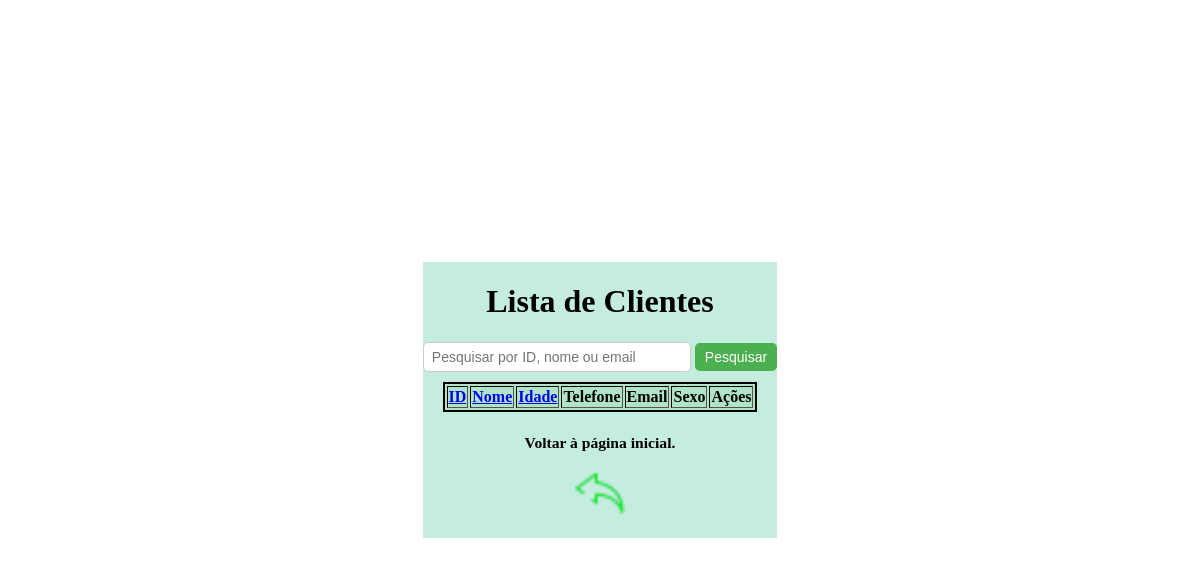
The page /gerenciar-clientes on the database as committed earlier.
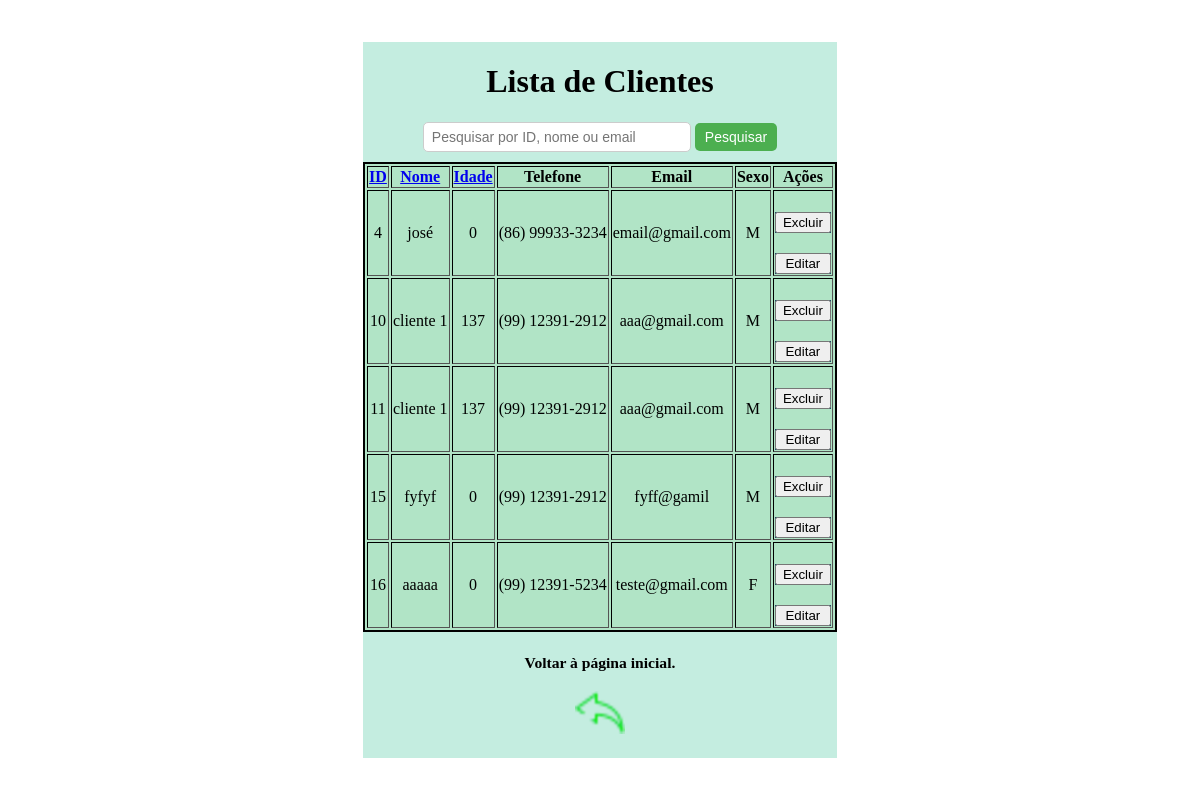
The same page on the database as committed later.
### tables this page shows
CREATE TABLE clientes (
                id INTEGER PRIMARY KEY AUTOINCREMENT, 
                nome TEXT NOT NULL, 
                idade INTEGER NOT NULL,
                telefone TEXT,
                email TEXT,
                sexo TEXT CHECK (sexo IN ('M', 'F'))
        );

### app/controllers.py (the view)
    @app.route("/gerenciar-clientes")
    def gerenciar_clientes():
        return views.gerenciar_clientes()

### app/models.py (called while the page is built)
def conectar():
    conexao = sqlite3.connect("cadastro_clientes.db")
    return conexao

def buscar_clientes_ordenado(campo='id', busca='', ordem=True):
    conexao = conectar()
    conexao.row_factory = sqlite3.Row
    cursor = conexao.cursor()
    direcao = 'ASC' if ordem else 'DESC'
    campos_validos = ['id', 'nome', 'idade', 'sexo', 'email']
    if campo not in campos_validos:
        campo = 'id'
    query = f"""
        SELECT * FROM clientes
        WHERE id LIKE ? OR nome LIKE ? OR email LIKE ?
        ORDER BY {campo} {direcao}
    """
    cursor.execute(query, (f'%{busca}%', f'%{busca}%', f'%{busca}%'))
    clientes = cursor.fetchall()
    cursor.close()
    conexao.close()
    return clientes

### app/views.py (called while the page is built)
def gerenciar_clientes():
    try:
        campo = request.args.get("campo", "id")
        ordem = request.args.get("ordem", "asc") == "asc"
        busca = request.args.get("pesquisa", "")
        clientes = models.buscar_clientes_ordenado(campo=campo,busca=busca, ordem=ordem)
        return render_template('gerenciar_cliente.html', clientes=clientes, campo=campo, ordem=ordem, busca=busca)
    except Exception as e:
        return f"Erro ao buscar clientes: {str(e)}", 500

### app/templates/gerenciar_cliente.html (shortened to what this page needs)
<!DOCTYPE html>
<html lang="pt-br">
<head>
    <link rel="stylesheet" href="{{ url_for('static', filename='style.css') }}">
</head>
<body>
    <div class="container01">
        <h1 class="h101">Lista de Clientes</h1>
        <form action="{{ url_for('gerenciar_clientes')}}" method="GET" class="search-bar">
            <input type="text" name="pesquisa" placeholder="Pesquisar por ID, nome ou email" value="{{ request.args.get('pesquisa', '') }}">
            <button type="submit">Pesquisar</button>
        </form>
        <table border="1">
            <thead>
                <tr>
                    <th>
                        <a href="{{ url_for('gerenciar_clientes', campo='id', ordem='desc' if campo == 'id' and ordem == 'asc' else 'asc', pesquisa=request.args.get('pesquisa', '')) }}">
                            ID
                        </a>
                    </th>
                    <th>
                        <a href="{{ url_for('gerenciar_clientes', campo='nome', ordem='desc' if campo == 'nome' and ordem == 'asc' else 'asc', pesquisa=request.args.get('pesquisa', '')) }}">
                            Nome
                        </a>
                    </th>
                    <th>
                        <a href="{{ url_for('gerenciar_clientes', campo='idade', ordem='desc' if campo == 'idade' and ordem == 'asc' else 'asc', pesquisa=request.args.get('pesquisa', '')) }}">
                            Idade
                        </a>
                    </th>
                    <th>Telefone</th>
                    <th>Email</th>
                    <th>Sexo</th>
                    <th>Ações</th>
                </tr>
            </thead>
            <tbody>
                {% for cliente in clientes %}
                <tr>
                    <td>{{ cliente.id }}</td>
                    <td>{{ cliente.nome }}</td>
                    <td>{{ cliente.idade }}</td>
                    <td>{{ cliente.telefone }}</td>
                    <td>{{ cliente.email }}</td>
                    <td>{{ cliente.sexo }}</td>
                    <td>
                        <form class="form01" action="{{ url_for('deletar_cliente', id=cliente.id) }}" method="post" onsubmit="return confirm('Tem certeza que deseja excluir este cliente?');">
                            <button type="submit">Excluir</button>
                        </form>
                        <form class="form01" onsubmit="return false;">
                            <button type="button" onclick="editarLinha(this)">Editar</button>
                        </form>
                    </td>
                </tr>
                {% endfor %}
            </tbody>
        </table>
        <h3>
            <p><small>Voltar à página inicial.</small></p>
            <p>
                <a href="{{ url_for('pagina_inicial') }}" rel="prev">
                    <img src="{{ url_for('static', filename='imagem/setade voltar.png') }}" alt="Setade voltar">
                </a>
            </p>
        </h3>
    </div>
</body>
</html>

Rows that differ between the two databases and show on the page:
added clientes: id "4", nome "josé", idade "0", telefone "(86) 99933-3234", email "email@gmail.com", sexo "M"
added clientes: id "10", nome "cliente 1", idade "137", telefone "(99) 12391-2912", email "aaa@gmail.com", sexo "M"
added clientes: id "11", nome "cliente 1", idade "137", telefone "(99) 12391-2912", email "aaa@gmail.com", sexo "M"
added clientes: id "15", nome "fyfyf", idade "0", telefone "(99) 12391-2912", email "fyff@gamil", sexo "M"
added clientes: id "16", nome "aaaaa", idade "0", telefone "(99) 12391-5234", email "teste@gmail.com", sexo "F"
